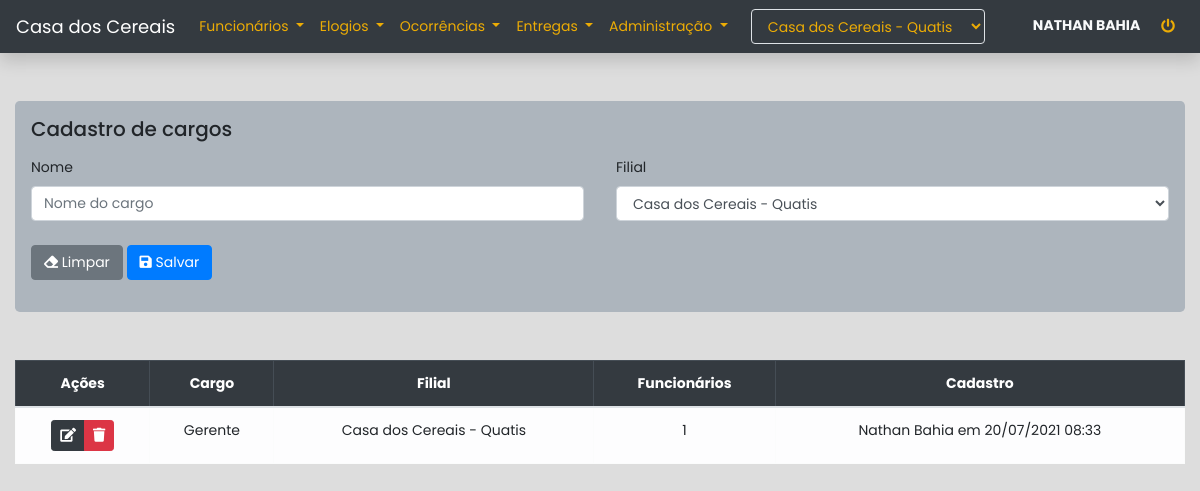
The page /cargos (signed in) on the database its author committed.
### apps/core/models.py (models this page shows, shortened)
class Base(models.Model):
    usuario = models.ForeignKey(get_user_model(), on_delete=models.SET_NULL, null=True)
    criacao = models.DateTimeField(auto_now_add=True)
    alteracao = models.DateTimeField(auto_now=True)
    ativo = models.BooleanField(default=True)
    class Meta:
        abstract = True
    @property
    def cadastro(self):
        dt = localtime(self.criacao)
        if self.usuario:
            return f"{self.usuario.get_full_name()} em {dt.strftime('%d/%m/%Y %H:%M')}"
        return f"Usuário excluído em {dt.strftime('%d/%m/%Y')}"

class Cargo(Base):
    nome = models.CharField(max_length=255)
    filial = models.ForeignKey(Filial, on_delete=models.CASCADE)
    class Meta:
        verbose_name = 'Cargo'
        verbose_name_plural = 'Cargos'
        ordering = ['nome']

class Filial(Base):
    nome = models.CharField(max_length=255)
    cidade = models.CharField(max_length=255)
    def __str__(self):
        return f'{self.nome} - {self.cidade}'
    class Meta:
        verbose_name = 'Filial'
        verbose_name_plural = 'Filiais'
        ordering = ['nome', 'cidade']

### apps/core/views.py (the view, shortened to what this page needs)
# urls.py: path('cargos', views.cargos, name='cargos'),
@login_required
def cargos(request, pk=None):
    usuario = request.user.perfil.latest('id')
    instance = None
    msg_sucesso = 'Cargo cadastrado com sucesso'
    msg_erro = 'Falha ao cadastrar cargo'
    if pk:
        instance = models.Cargo.objects.get(pk=pk)
        msg_sucesso = 'Cargo editado com sucesso'
        msg_erro = 'Falha ao editar cargo'
    form = forms.CargoForm(
        usuario=usuario,
        instance=instance
    )
    query = None
    if not instance:
        query = models.Cargo.objects.filter(
            filial=usuario.filial,
            ativo=True
        )
    context = {
        'form': form,
        'instance': instance,
        'cargos': query
    }
    return render(request, 'core/funcionarios/cargos.html', context)

### apps/core/forms.py
class CargoForm(forms.ModelForm):
    nome = forms.CharField(
        widget=forms.TextInput(
            attrs={
                'class': 'form-control',
                'placeholder': 'Nome do cargo',
                'required': True
            }
        )
    )
    filial = forms.ModelChoiceField(
        queryset=models.Filial.objects.all(),
        widget=forms.Select(
            attrs={
                'class': 'form-control',
                'required': True
            }
        )
    )
    class Meta:
        model = models.Cargo
        fields = ['nome', 'filial']
    def __init__(self, usuario, *args, **kwargs):
        super(CargoForm, self).__init__(*args, **kwargs)
        self.fields['filial'].queryset = models.Filial.objects.filter(id=usuario.filial.id)
        self.fields['filial'].initial = usuario.filial

### apps/core/context_processors.py (called while the page is built)
def usuario(request):
    if not request.user.is_authenticated:
        return {}
    context = {'usuario': {}}
    perfil = request.user.perfil.order_by('id').last()
    if perfil:
        context['usuario']['filial'] = perfil.filial
        context['usuario']['filiais'] = models.Filial.objects.all()
        if perfil.tipo == '2':
            context['usuario']['administrador'] = True
    return context

### apps/core/templates/core/funcionarios/cargos.html (shortened to what this page needs)
{% extends 'core/base.html' %}
{% load bootstrap4 %}
{% block content %}
<div class="container-fluid">
    <form method='post' class='my-5 jumbotron p-3' autocomplete="off">
        {% if instance %}
            <h5>Editar cargo</h5>
        {% else %}
            <h5>Cadastro de cargos</h5>
        {% endif %}
        <div class="row mx-0 mt-3">
            <div class="col-12 col-sm-6 px-0 pr-sm-3">
                <div class="form-group mb-2">
                    <label for="{{ form.nome.id_for_label }}">{{ form.nome.label }}</label>
                    {{ form.nome }}
                </div>
            </div>
            <div class="col-12 col-sm-6 px-0 pl-sm-3">
                <div class="form-group mb-2">
                    <label for="{{ form.filial.id_for_label }}">{{ form.filial.label }}</label>
                    {{ form.filial }}
                </div>
            </div>
            <div class="col-12 my-3 px-0">
                {% if instance %}
                    <a href="{% url "core:cargos" %}" type="reset" class="btn btn-secondary">
                        <i class="fas fa-arrow-left"></i> Cancelar
                    </a>
                {% else %}
                    <button type="reset" class="btn btn-secondary">
                        <i class="fas fa-eraser"></i> Limpar
                    </button>
                {% endif %}
                <button type="submit" class="btn btn-primary">
                    <i class="fas fa-save"></i> Salvar
                </button>
            </div>
        </div>
    </form>
    {% if not instance %}
        {% if cargos %}
            <div class="table-responsive mt-5">
                <table class="table table-bordered text-center">
                    <thead class="table-dark">
                        <tr>
                            <th>Ações</th>
                            <th>Cargo</th>
                            <th>Filial</th>
                            <th>Funcionários</th>
                            <th>Cadastro</th>
                        </tr>
                    </thead>
                    <tbody class="table-light">
                        {% for cargo in cargos %}
                        <tr>
                            <td>
                                <div class="btn-group">
                                    <a href="{% url 'core:edit_cargos' cargo.id %}" class="btn btn-sm btn-dark btn-edit-cargo" data-cargo="{{ cargo.id }}" data-toggle="tooltip" title="Editar cargo">
                                        <i class="fas fa-edit"></i>
                                    </a>
                                    <button class="btn btn-sm btn-danger btn-delete-cargo" data-cargo="{{ cargo.id }}" data-toggle="tooltip" title="Excluir cargo">
                                        <i class="fas fa-trash"></i>
                                    </button>
                                </div>
                            </td>
                            <td>{{ cargo.nome}}</td>
                            <td>{{ cargo.filial }}</td>
                            <td>{{ cargo.funcionarios.count}}</td>
                            <td>{{ cargo.cadastro }}</td>
                        </tr>
                        {% endfor %}
                    </tbody>
                </table>
            </div>
            {% else %}
            <div class="alert alert-warning mt-5">
                Nenhum cargo cadastrado até o momento
            </div>
        {% endif %}
    {% endif %}
</div>
{% endblock content %}

### apps/core/templates/core/base.html (shortened to what this page needs)
{% load static %}
<!DOCTYPE html>
{% load bootstrap4 %}
<html lang="pt-br">
    <head>
        <link rel="stylesheet" href="https://use.fontawesome.com/releases/v5.0.13/css/all.css">
        {% bootstrap_css %}
    </head>
    <body>
    <nav class="navbar navbar-expand-lg navbar-dark bg-dark shadow mb-5">
        <a class="navbar-brand" href="{% url 'core:index' %}">Casa dos Cereais</a>
        <div class="collapse navbar-collapse" id="navbarSupportedContent">
            <ul class="navbar-nav mr-auto">
                <li class="nav-item dropdown">
                    <a class="nav-link dropdown-toggle text-warning" href="#" id="dropFuncionarios" role="button"
                       data-toggle="dropdown" aria-haspopup="true" aria-expanded="false">
                        Funcionários
                    </a>
                </li>
                <li class="nav-item dropdown text-warning">
                    <a class="nav-link dropdown-toggle text-warning" href="#" id="dropElogios" role="button"
                       data-toggle="dropdown" aria-haspopup="true" aria-expanded="false">
                        Elogios
                    </a>
                </li>
                <li class="nav-item dropdown">
                    <a class="nav-link dropdown-toggle text-warning" href="#" id="dropOcorrencias" role="button"
                       data-toggle="dropdown" aria-haspopup="true" aria-expanded="false">
                        Ocorrências
                    </a>
                </li>
                <li class="nav-item dropdown">
                    <a class="nav-link dropdown-toggle text-warning" href="#" id="dropEntregas" role="button"
                       data-toggle="dropdown" aria-haspopup="true" aria-expanded="false">
                        Entregas
                    </a>
                </li>
                <li class="nav-item dropdown">
                    <a class="nav-link dropdown-toggle text-warning" href="#" id="dropAdm" role="button"
                       data-toggle="dropdown" aria-haspopup="true" aria-expanded="false">
                        Administração
                    </a>
                </li>
            </ul>
            {% if usuario.administrador %}
                <div class="mr-sm-5">
                    <form action="{% url "core:altera_filial" %}" method="post" id="formFilial">
                        <div class="form group">
                            <select name="filial" id="" class="form-control bg-dark border boder-light text-warning" onchange="$('#formFilial').submit()">
                                {% for filial in usuario.filiais %}
                                    <option value="{{ filial.id }}" {% if usuario.filial == filial %}selected{% endif %}>{{ filial }}</option>
                                {% endfor %}
                            </select>
                        </div>
                    </form>
                </div>
            {% endif %}
            <div class="text-light text-sm-right">
                <b>{{ request.user.get_full_name|upper }}</b>
                <a class='btn btn-sm ml-2' href="{% url 'usuarios:logout' %}" data-toggle="tooltip" title="Sair do sistema">
                    <i class="fas fa-power-off text-warning"></i>
                </a>
            </div>
        </div>
    </nav>
    {% block content %} {% endblock %}
    </body>
</html>

### apps/core/templates/core/base.html (style rules this page uses)
body, a, .btn, .form-control { font-family: 'Poppins', sans-serif; font-size: 14px !important; }
body { background-color: #DDD; }
.jumbotron { background-color: #adb5bd !important; }
.navbar-brand { font-size: 18px !important; }
.text-warning { color: #ecac05 !important; }
.btn-danger, .alert-danger { background: #dc3545 !important; }

### rows shown on the page
Cargo: nome "Gerente", filial "Casa dos Cereais - Quatis", funcionarios.count "1", cadastro "Nathan Bahia em 20/07/2021 08:33"

### other values the page prints
{{ request.user.get_full_name|upper }} "NATHAN BAHIA"
form field filial "Casa dos Cereais - Quatis"
